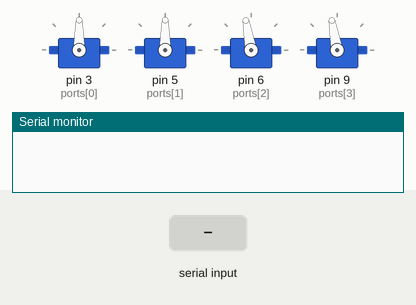
This sketch was run on a simulated Arduino Uno, built with avr-gcc and run on an emulated ATmega328P. Parts: 4 × servo, the last lines printed to the serial monitor. The inputs (shaded band) are chosen by the test bench.

Above: at 1.8 s.
1.9 s: "30,150\n" received over Serial
At 4.7 s:
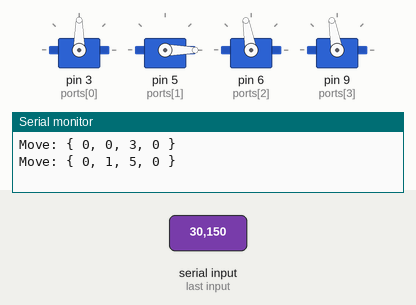
4.9 s: "1\n" received over Serial
At 6.6 s:
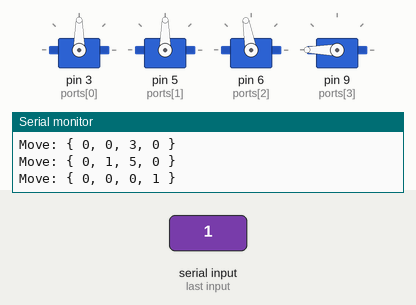
Timing chart, 0 to 9.4 s (numbered marks = the images above; inputs shaded):
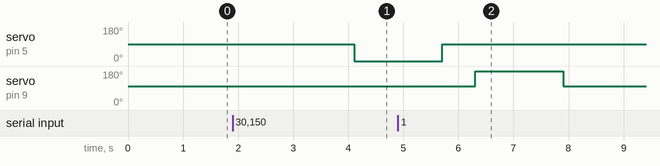

Measured:
- after the input at 1.9 s, servo on pin 5 (ports[1]): 90° → 0° after 2.2 s
- after the input at 4.9 s, servo on pin 9 (ports[3]): 100° → 180° after 1.4 s, → 100° 1.6 s later

The sketch:

ServoTest.ino
```cpp
#include <Servo.h>

//The position used to initialize the servos
#define INIT_SERVO_POS 1

//The time it takes a servo to move from start pos to end pos, in ms
#define MOVE_TIME 600

//The time the servos will push against the fingerprint scanner
#define WAIT_TIME 1000

//The ports for each servo's control line.
byte ports[] = {
  3,5,6,9};

//The array of all the servos. To get servo i, go to servos[i-1]; servo two is located at servos[1].
Servo servos[4];

//Contains the starting positions for the servos
byte startPos[4] = {
  90,90,100,100};

//Contains the ending positions for the servos
byte endPos[4] = {
  0,0,180,180};

//Represents all fingers up
byte allUp[4] = {
  0,0,0,0};

//Represents all fingers down
byte allDown[4] = {
  1,1,1,1};

void setup()
{
  for(int x=0;x<4;x++){

    //Attach each servo
    servos[x].attach(ports[x]);

    //Send each servo the initialization postion. This seems to make them work better; sometimes they will do nothing unless they receive this.
    servos[x].write(INIT_SERVO_POS);
  }

  //Begin serial communications
  Serial.begin(9600);

  //Put all the servos in the start posotion
  writeFingerState(allUp);
}


void loop()
{
  int input;
  do{
    input = Serial.parseInt();
  }
  while(input==0);

  //Convert the input into a byte array representing the requested move
  //An input of 1011 should become the array {1,0,1,1}, which means to move servos 1, 3 and 4.
  byte motion[4];
  for(int x=3;x>=0;x--){
    motion[x] = input%10;
    input/=10;
  }

  //Output the parsed move
  Serial.println("Move: "+getMotionString(motion));

  //Move
  writeFingerState(motion);
  delay(WAIT_TIME);
  writeFingerState(allUp);
}

void writeFingerState(byte state[4]){
  for(int x=0;x<4;x++){
    if(state[x]==1)
      servos[x].write(endPos[x]);
    else
      servos[x].write(startPos[x]);
  }
  delay(MOVE_TIME);
}

String getMotionString(byte motion[]) {
  return "{ "+String(motion[0])+", "+String(motion[1])+", "+String(motion[2])+", "+String(motion[3])+" }";
}
```
